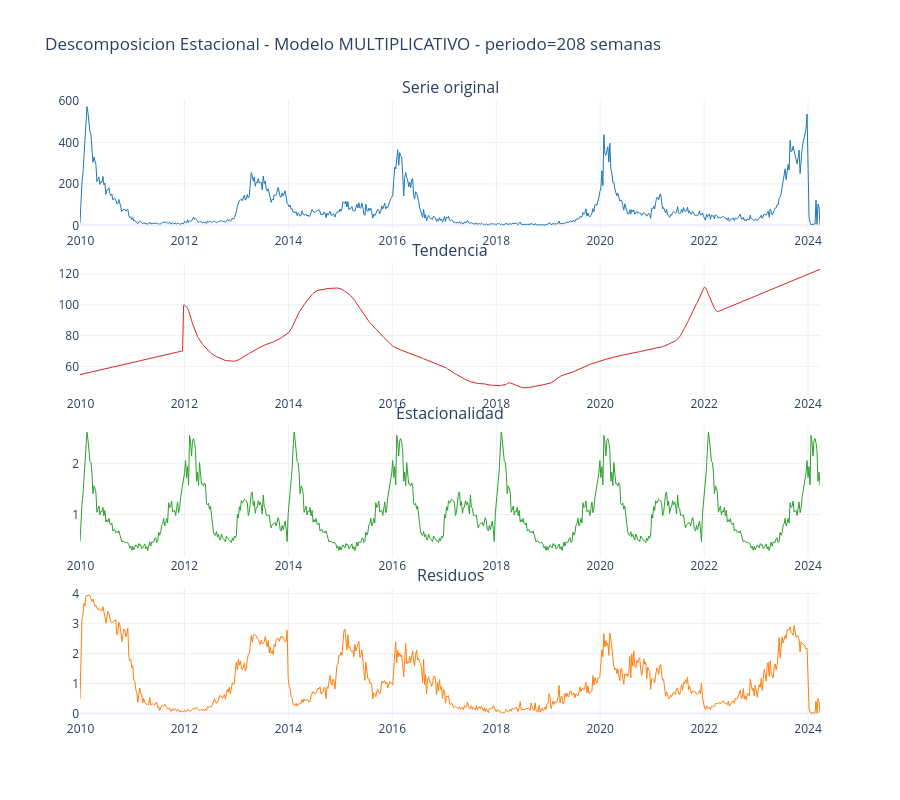

Notebook cell for this chart:
### Code cell
# Descomposicion estacional: modelo aditivo vs multiplicativo
#
# Nota metodologica:
# La descomposicion multiplicativa requiere y_t > 0 en todos los puntos.
# En esta serie imputada los casos son positivos, pero dejamos la validacion explicita
# porque es una buena practica con datos epidemiologicos reales.

periodo = ESTACIONALIDAD  # hipotesis cuatrienal heredada de fase 1

dec_add = seasonal_decompose(df.y, model="additive", period=periodo, extrapolate_trend="freq")
var_add = np.var(dec_add.resid.dropna())

try:
    if (df.y <= 0).any():
        raise ValueError(
            f"Serie contiene {(df.y <= 0).sum()} valores <= 0. "
            "Descomposicion multiplicativa no aplicable."
        )

    dec_mul = seasonal_decompose(df.y, model="multiplicative", period=periodo, extrapolate_trend="freq")
    var_mul = np.var(dec_mul.resid.dropna())
    mejor = "aditivo" if var_add < var_mul else "multiplicativo"
    dec = dec_add if mejor == "aditivo" else dec_mul

    print(f"Varianza residuos aditivo:        {var_add:.2f}")
    print(f"Varianza residuos multiplicativo: {var_mul:.2f}")
    print(f"Mejor modelo segun varianza residual: {mejor.upper()}")
except ValueError as e:
    print("Descomposicion multiplicativa descartada:")
    print(f"   {e}")
    print("   Usando modelo ADITIVO.")
    mejor = "aditivo"
    dec = dec_add

print(f"\nAnalisis cuantitativo - modelo {mejor.upper()}:")
print(f"  Fuerza de tendencia:    {np.std(dec.trend.dropna()) / np.std(dec.observed):.3f}")
print(f"  Fuerza estacional:      {np.std(dec.seasonal.dropna()) / np.std(dec.observed):.3f}")
print(f"  Amplitud estacional:    {dec.seasonal.max() - dec.seasonal.min():.1f} casos")
print(f"  Ruido residual (ratio): {np.std(dec.resid.dropna()) / np.std(dec.observed):.3f}")

fig = make_subplots(
    rows=4,
    cols=1,
    vertical_spacing=0.05,
    subplot_titles=("Serie original", "Tendencia", "Estacionalidad", "Residuos"),
)
componentes = [("observed", "#1f77b4"), ("trend", "#d62728"), ("seasonal", "#2ca02c"), ("resid", "#ff7f0e")]
for row, (comp, color) in enumerate(componentes, 1):
    fig.add_trace(
        go.Scatter(x=df.ds, y=getattr(dec, comp), mode="lines", showlegend=False, line=dict(color=color, width=1)),
        row=row,
        col=1,
    )

fig.update_layout(
    height=800,
    title=f"Descomposicion Estacional - Modelo {mejor.upper()} - periodo={periodo} semanas",
    template="plotly_white",
)
fig.show()

print("Observacion: si el componente estacional es debil o inestable, la estacionalidad fija debe tratarse como hipotesis predictiva, no como hecho epidemiologico definitivo.")

### Figure 1 — Plotly figure (JSON) as saved in the notebook; plotly's stock layout.template omitted (floating-point values rounded to 4 significant figures; data arrays with more than 128 entries replaced by an {"elided": "..."} marker saying what was removed)
{"data": [{"line": {"color": "#1f77b4", "width": 1}, "mode": "lines", "showlegend": false, "type": "scatter", "x": {"elided": "744 str values"}, "xaxis": "x", "y": {"elided": "744 float values"}, "yaxis": "y"}, {"line": {"color": "#d62728", "width": 1}, "mode": "lines", "showlegend": false, "type": "scatter", "x": {"elided": "744 str values"}, "xaxis": "x2", "y": {"elided": "744 float values"}, "yaxis": "y2"}, {"line": {"color": "#2ca02c", "width": 1}, "mode": "lines", "showlegend": false, "type": "scatter", "x": {"elided": "744 str values"}, "xaxis": "x3", "y": {"elided": "744 float values"}, "yaxis": "y3"}, {"line": {"color": "#ff7f0e", "width": 1}, "mode": "lines", "showlegend": false, "type": "scatter", "x": {"elided": "744 str values"}, "xaxis": "x4", "y": {"elided": "744 float values"}, "yaxis": "y4"}], "layout": {"annotations": [{"font": {"size": 16}, "showarrow": false, "text": "Serie original", "x": 0.5, "xanchor": "center", "xref": "paper", "y": 1, "yanchor": "bottom", "yref": "paper"}, {"font": {"size": 16}, "showarrow": false, "text": "Tendencia", "x": 0.5, "xanchor": "center", "xref": "paper", "y": 0.7375, "yanchor": "bottom", "yref": "paper"}, {"font": {"size": 16}, "showarrow": false, "text": "Estacionalidad", "x": 0.5, "xanchor": "center", "xref": "paper", "y": 0.475, "yanchor": "bottom", "yref": "paper"}, {"font": {"size": 16}, "showarrow": false, "text": "Residuos", "x": 0.5, "xanchor": "center", "xref": "paper", "y": 0.2125, "yanchor": "bottom", "yref": "paper"}], "height": 800, "title": {"text": "Descomposicion Estacional - Modelo MULTIPLICATIVO - periodo=208 semanas"}, "xaxis": {"anchor": "y", "domain": [0, 1]}, "xaxis2": {"anchor": "y2", "domain": [0, 1]}, "xaxis3": {"anchor": "y3", "domain": [0, 1]}, "xaxis4": {"anchor": "y4", "domain": [0, 1]}, "yaxis": {"anchor": "x", "domain": [0.7875, 1]}, "yaxis2": {"anchor": "x2", "domain": [0.525, 0.7375]}, "yaxis3": {"anchor": "x3", "domain": [0.2625, 0.475]}, "yaxis4": {"anchor": "x4", "domain": [0, 0.2125]}}}
